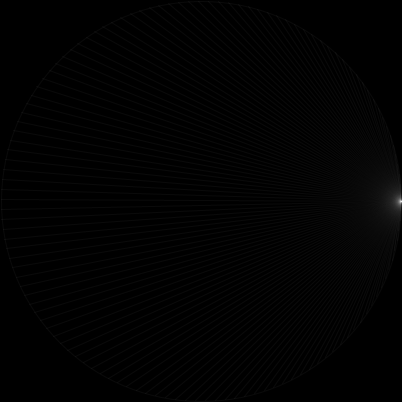
Frame 1 (no input)
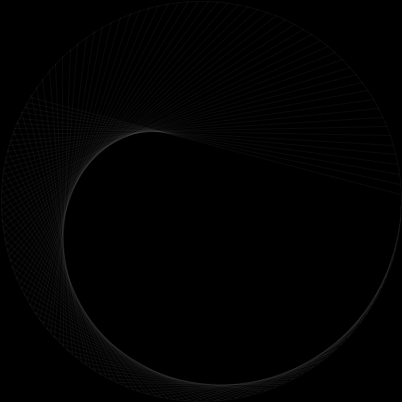
Frame 60 (the mouse pressed at the canvas centre just before this capture)
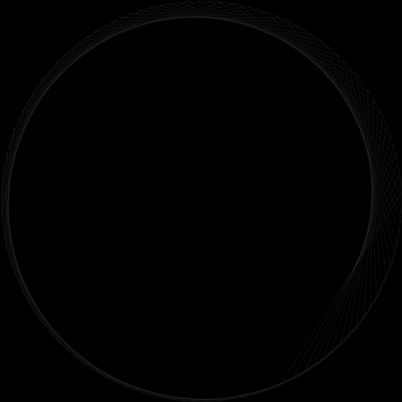
Frame 120 (the mouse held since frame 60 and released just before this capture)

The Processing sketch that drew these frames (run headless with seeded random() and noise(); from frame 60 on, the mouse is pressed at the canvas centre):

// Processing sketch: timesTable
// ── timesTable.pde
float r = 200;
float step = 0;

void setup(){
 size(402,402); 
}

void draw(){
 background(0); 
 frameRate(99);
 translate(width/2,height/2);
 noFill();
 stroke(255,10);
 ellipse(0,0,r*2,r*2);
 for (float a = 0; a < TWO_PI; a+= 0.05){
   float x = cos(a) * r;
   float y = sin(a) * r;
   float nx = cos(a*step) * r;
   float ny = sin(a*step) * r;
   line(x,y,nx,ny);
 }
 step += 0.01;
 
}
